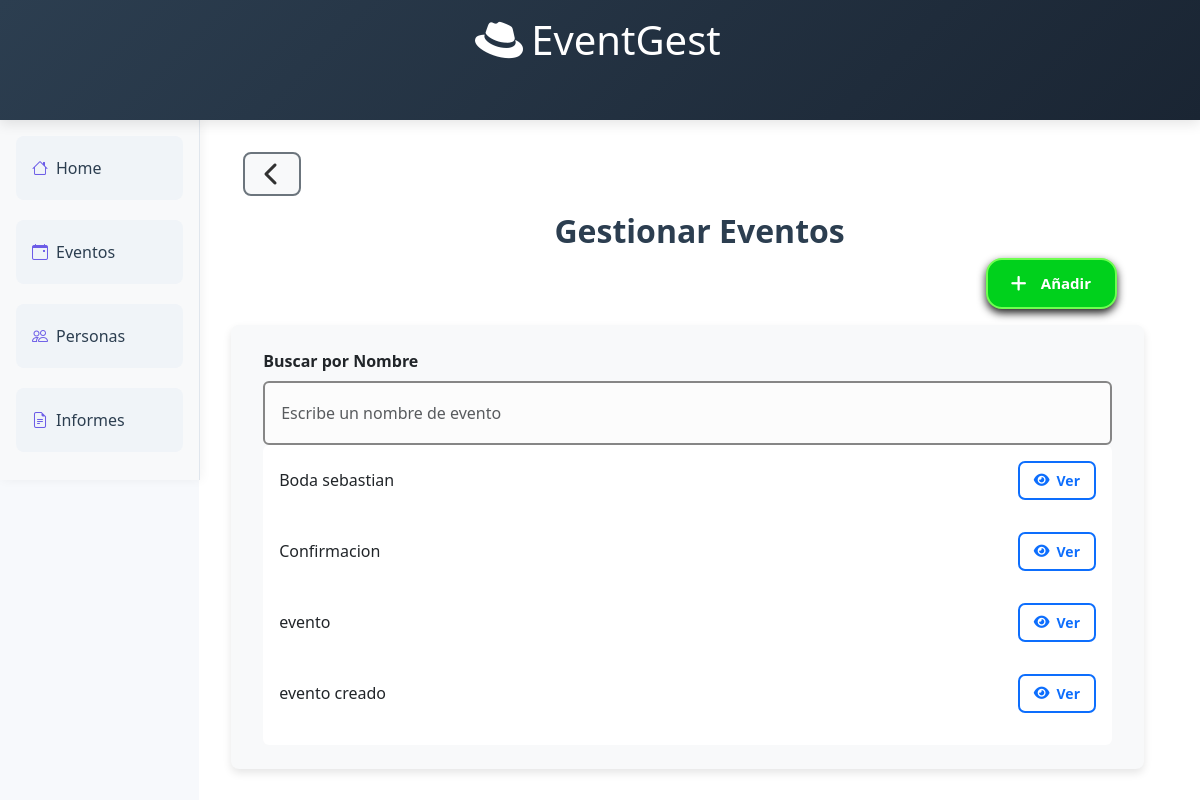
Page /manage_event/ on the committed database.
### event_module/models.py (models this page shows, shortened)
class Event(models.Model):
    name = models.CharField(max_length=100, validators=[MinLengthValidator(3)])
    startDate = models.DateField()
    endDate = models.DateField()
    place = models.ForeignKey(Place, on_delete=models.CASCADE)
    typeEvent = models.ForeignKey(TypeEvent, on_delete=models.CASCADE)
    client = models.ForeignKey('people_module.Person', on_delete=models.CASCADE, related_name="events")
    isVisible = models.BooleanField(default=True)

### event_module/views.py (the view, shortened to what this page needs)
# urls.py: path("manage_event/", include('event_module.urls')),
def manage_event(request):
    print("manage_event")
    events = services.getAllEvents()
    people = people_services.getAllPeople()
    if request.method == "GET":
        return render(request, "manage_event.html", {"events": events, "people":people})
    return render(request, "manage_event.html", {"events": events, "people": people})

### event_module/services.py (called while the page is built)
def getAllEvents():
    return Event.objects.filter(isVisible=True)

### people_module/services.py (called while the page is built)
def getAllPeople():
    return Person.objects.filter(isVisible=True)

### event_module/templates/manage_event.html (shortened to what this page needs)
{% extends 'header-event.html' %}
{% block content %}
      <div class="content-panel d-flex w-100 h-100 align-items-center justify-content-center">
        <div class="container w-100 h-100">
          <div class="row">
            <div class="mb-3">
              <button type="button" id="before-button" class="btn btn-outline-secondary btn-back" onclick="window.history.back()">
                <i class="fa-solid fa-chevron-left fa-beat"></i>
              </button>
            </div>
            <h2 class="text-center col-md-12 align-center">Gestionar Eventos</h2>
          </div>
          <div class="row col-md-12">
            <div id="event-button-container" class="col-md-12 d-flex justify-content-end mt-3 mt-md-0">
              <button id="activateEventCreateButton" type="submit" class="btn-plus btn btn-success special-button green">
                <p><i class="fa-solid fa-plus"></i>Añadir</p></button>
            </div>
          </div>
          <div class="row col-md-12 mt-3">
            <div id="search-container" class="col-md-12 align-items-center">
              <form method="POST">
                <label for="searchInput" class="form-label fw-bold">Buscar por Nombre</label>
                <input id="searchInput" name="dni" type="text" class="form-control special-form"
                        placeholder="Escribe un nombre de evento" style="height: 4em;">
              </form>
              <ul id="resultsList" class="list-group">
                {% for event in events %}
                <li class="list-group-item d-flex justify-content-between align-items-center">
                  <span>{{ event.name }}</span>
                  <button class="btn btn-sm btn-outline-primary view-button"
                        onclick="showEventDetails(this)"
                        data-id="{{ event.id }}"
                        data-start-date="{{ event.startDate|date:'Y-m-d' }}"
                        data-end-date="{{ event.endDate|date:'Y-m-d' }}"
                        data-place="{{ event.place.name }}"
                        data-type="{{ event.typeEvent.type }}"
                        data-place-id="{{ event.place.id }}"
                        data-type-id="{{ event.typeEvent.id }}"
                        data-client="{{ event.client.dni }}"
                        data-client-name="{{ event.client.name }}"
                        data-name="{{ event.name }}">
                    <i class="fa-solid fa-eye"></i>Ver
                  </button>
                </li>
                {% endfor %}
              </ul>
            </div>
          </div>
        </div>
      </div>
    </div>
  </div>
{% endblock %}

### event_module/static/css/manage_events/general-styles.css (style rules this page uses)
body, html { height: 100%; margin: 0; font-family: 'Segoe UI', Roboto, 'Helvetica Neue', sans-serif; }
html { overflow-y: scroll; }
.special-button { color: white; padding: 12px 24px; border: none; border-radius: 2vh; font-size: 15px; font-weight: bold; transition: all 0.3s ease-in-out; box-shadow: 0 4px 8px rgb(31, 31, 31); cursor: pointer; align-self: center; margin: 0 1em 0 1em; overflow: hidden; }
.special-button i { transition: all 0.4s ease-in-out; margin-right: 2vh; transform: scale(1.2); animation: pulseIcon 1.5s ease-in-out infinite; animation-fill-mode: backwards; }
.special-button p { margin: 0; transition: all 0.4s ease-in-out; }
.btn-see::after, .btn-disguise::after, .btn-minus::after, .btn-confirm::after, .btn-user-plus::after, .btn-pencil::after, .btn-trash::after, .btn-plus::after { position: absolute; font-family: "Font Awesome 6 Free"; font-weight: 900; transition: all 0.3s ease-in-out; opacity: 0; pointer-events: none; transform: scale(1); content: ""; }
.btn-plus::after { content: "\f067"; }
.green { border: #6eff51 solid 2px; background: rgb(0, 209, 28); }
.special-form { padding: 12px 16px; border: 2px solid #868686; border-radius: 6px; font-size: 16px; z-index: 15; background-color: #fcfcfc; transition: all 0.3s ease-in-out; }
.search-people-container, #search-container { background-color: #f8f9fa; padding: 1.5rem 2rem; border-radius: 0.5rem; border-color: #212529; box-shadow: 0 4px 8px rgba(0, 0, 0, 0.1); color: #212529; transition: all 0.3s ease-in-out; }
.fa-eye { transition: transform 0.3s ease; animation: eye-animation 5s linear infinite backwards; }
.btn-back { background-color: #f8f9fa; border: 2px solid #6c757d; color: #313131; font-weight: 500; transition: all 0.3s ease; padding: 0.5rem 1.2rem; border-radius: 0.5rem; display: inline-flex; align-items: center; }
#before-button { font-size: 3vh; }
.delete-btn i, .btn-back i { transition: transform 0.3s ease; }
.list-group { max-height: 300px; overflow-y: scroll; }
#search-container, #info-container, #button-container, #people-button-container { transition: all 0.4s ease; }
.content-panel { background-color: #ffffff; padding: 2rem; display: flex; align-items: center; }
h2, h3 { color: #2c3e50; font-weight: 600; }

### rows in the picture
Event: name "Boda sebastian"
Event: name "Confirmacion"
Event: name "evento"
Event: name "evento creado"
